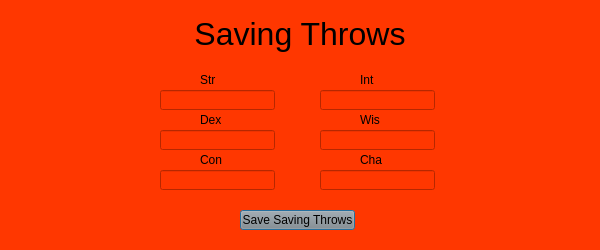
<?xml version="1.0" encoding="UTF-8"?>
<ui version="4.0">
 <class>Add_Player_Saving_Throws</class>
 <widget class="QDialog" name="Add_Player_Saving_Throws">
  <property name="geometry">
   <rect>
    <x>0</x>
    <y>0</y>
    <width>600</width>
    <height>250</height>
   </rect>
  </property>
  <property name="windowTitle">
   <string>Add Player Saving Throws</string>
  </property>
  <property name="styleSheet">
   <string notr="true">background-color: rgba(255, 55, 0, 255);</string>
  </property>
  <widget class="QLabel" name="label_3">
   <property name="geometry">
    <rect>
     <x>200</x>
     <y>150</y>
     <width>40</width>
     <height>20</height>
    </rect>
   </property>
   <property name="text">
    <string>&lt;html&gt;&lt;head/&gt;&lt;body&gt;&lt;p&gt;Con&lt;/p&gt;&lt;/body&gt;&lt;/html&gt;</string>
   </property>
  </widget>
  <widget class="QLabel" name="label_2">
   <property name="geometry">
    <rect>
     <x>200</x>
     <y>70</y>
     <width>40</width>
     <height>20</height>
    </rect>
   </property>
   <property name="text">
    <string>&lt;html&gt;&lt;head/&gt;&lt;body&gt;&lt;p&gt;Str&lt;/p&gt;&lt;/body&gt;&lt;/html&gt;</string>
   </property>
  </widget>
  <widget class="QLabel" name="label_5">
   <property name="geometry">
    <rect>
     <x>360</x>
     <y>70</y>
     <width>40</width>
     <height>20</height>
    </rect>
   </property>
   <property name="text">
    <string>&lt;html&gt;&lt;head/&gt;&lt;body&gt;&lt;p&gt;Int&lt;/p&gt;&lt;/body&gt;&lt;/html&gt;</string>
   </property>
  </widget>
  <widget class="QLineEdit" name="Saving_Throws_Wis">
   <property name="geometry">
    <rect>
     <x>320</x>
     <y>130</y>
     <width>115</width>
     <height>20</height>
    </rect>
   </property>
  </widget>
  <widget class="QLabel" name="label">
   <property name="geometry">
    <rect>
     <x>200</x>
     <y>110</y>
     <width>40</width>
     <height>20</height>
    </rect>
   </property>
   <property name="text">
    <string>&lt;html&gt;&lt;head/&gt;&lt;body&gt;&lt;p&gt;Dex&lt;/p&gt;&lt;/body&gt;&lt;/html&gt;</string>
   </property>
  </widget>
  <widget class="QLabel" name="label_6">
   <property name="geometry">
    <rect>
     <x>360</x>
     <y>110</y>
     <width>40</width>
     <height>20</height>
    </rect>
   </property>
   <property name="text">
    <string>&lt;html&gt;&lt;head/&gt;&lt;body&gt;&lt;p&gt;Wis&lt;/p&gt;&lt;/body&gt;&lt;/html&gt;</string>
   </property>
  </widget>
  <widget class="QLabel" name="Main_Menu_Label">
   <property name="geometry">
    <rect>
     <x>100</x>
     <y>10</y>
     <width>400</width>
     <height>50</height>
    </rect>
   </property>
   <property name="text">
    <string>&lt;html&gt;&lt;head/&gt;&lt;body&gt;&lt;p align=&quot;center&quot;&gt;&lt;span style=&quot; font-size:24pt;&quot;&gt;Saving Throws&lt;/span&gt;&lt;/p&gt;&lt;/body&gt;&lt;/html&gt;</string>
   </property>
  </widget>
  <widget class="QPushButton" name="Saving_Throws_Save_Saving_Throws_Button">
   <property name="geometry">
    <rect>
     <x>240</x>
     <y>210</y>
     <width>115</width>
     <height>20</height>
    </rect>
   </property>
   <property name="styleSheet">
    <string notr="true">background-color: rgb(140, 140, 140);</string>
   </property>
   <property name="text">
    <string>Save Saving Throws</string>
   </property>
  </widget>
  <widget class="QLineEdit" name="Saving_Throws_Dex">
   <property name="geometry">
    <rect>
     <x>160</x>
     <y>130</y>
     <width>115</width>
     <height>20</height>
    </rect>
   </property>
  </widget>
  <widget class="QLineEdit" name="Saving_Throws_Int">
   <property name="geometry">
    <rect>
     <x>320</x>
     <y>90</y>
     <width>115</width>
     <height>20</height>
    </rect>
   </property>
  </widget>
  <widget class="QLineEdit" name="Saving_Throws_Con">
   <property name="geometry">
    <rect>
     <x>160</x>
     <y>170</y>
     <width>115</width>
     <height>20</height>
    </rect>
   </property>
  </widget>
  <widget class="QLineEdit" name="Saving_Throws_Cha">
   <property name="geometry">
    <rect>
     <x>320</x>
     <y>170</y>
     <width>115</width>
     <height>20</height>
    </rect>
   </property>
  </widget>
  <widget class="QLabel" name="label_7">
   <property name="geometry">
    <rect>
     <x>360</x>
     <y>150</y>
     <width>40</width>
     <height>20</height>
    </rect>
   </property>
   <property name="text">
    <string>&lt;html&gt;&lt;head/&gt;&lt;body&gt;&lt;p&gt;Cha&lt;/p&gt;&lt;/body&gt;&lt;/html&gt;</string>
   </property>
  </widget>
  <widget class="QLineEdit" name="Saving_Throws_Str">
   <property name="geometry">
    <rect>
     <x>160</x>
     <y>90</y>
     <width>115</width>
     <height>20</height>
    </rect>
   </property>
  </widget>
 </widget>
 <resources/>
 <connections/>
</ui>
